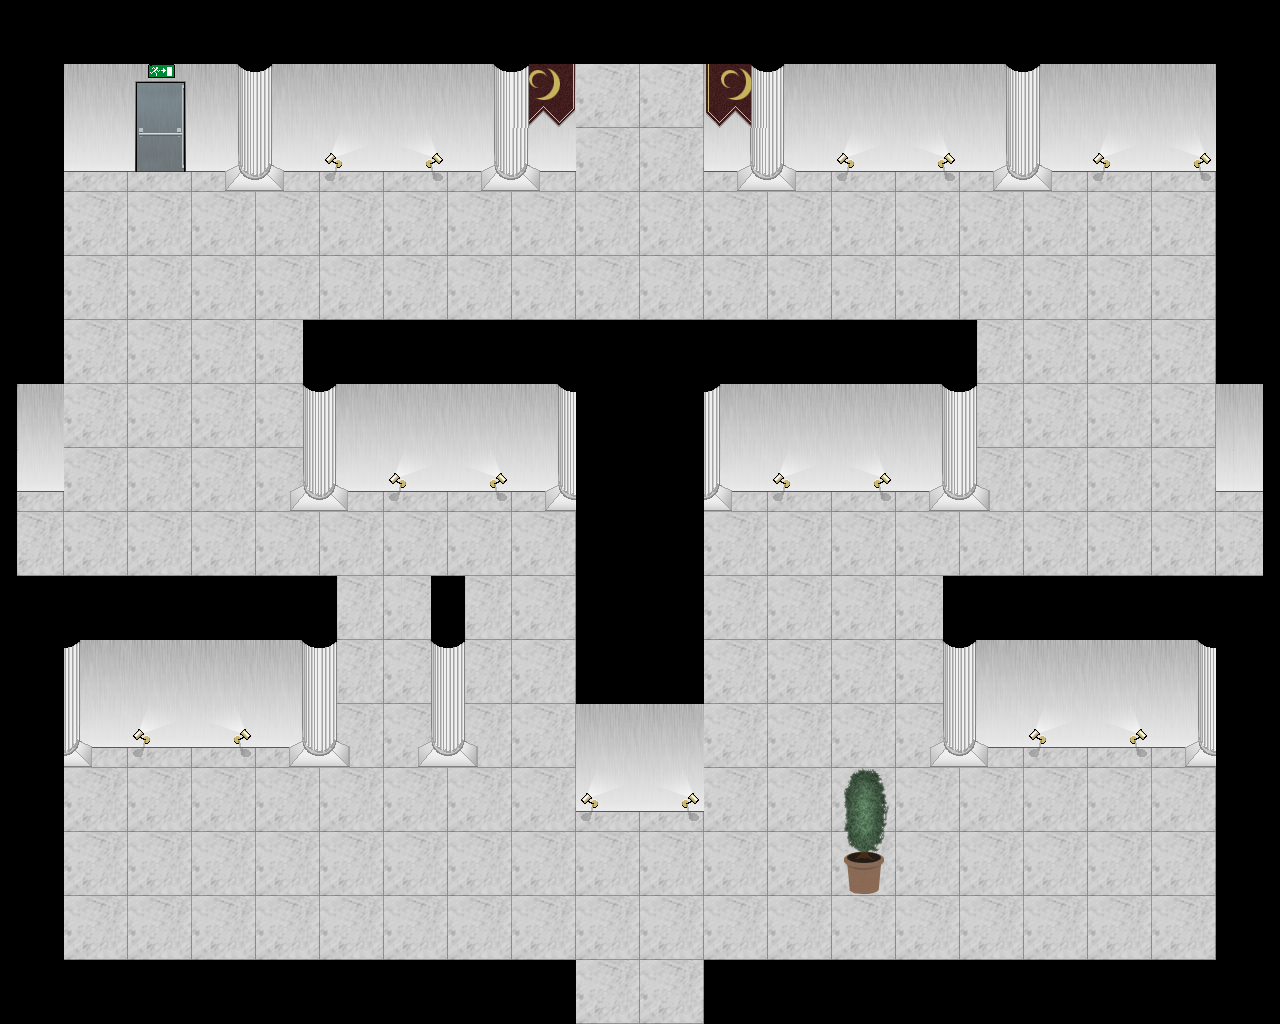

This game map was drawn from its Tiled (.tmx) file and the tilesets committed beside it. A one-line description and the trimmed map source follow:
An orthogonal 20x16 tile map with 64x64 px tiles, 4 tile layers (floor, walls, deco, roof) and 56 objects (28x fixture, 8x art, 5x player, 4x warp, 4x cone, ...).

<map version="1.0" orientation="orthogonal" renderorder="right-up" width="20" height="16" tilewidth="64" tileheight="64" nextobjectid="128">
 <tileset firstgid="1" name="pack4" tilewidth="64" tileheight="64" spacing="2" margin="2" tilecount="49">
  <image source="../packs/pack4.png" width="512" height="512" />
 </tileset>
 <layer name="floor" width="20" height="16">
  <data>[320 cells, 320 non-empty, 9 distinct tile ids]</data>
 </layer>
 <layer name="walls" width="20" height="16">
  <data>[320 cells, 52 non-empty, 7 distinct tile ids]</data>
 </layer>
 <layer name="deco" width="20" height="16">
  <data>[320 cells, 21 non-empty, 7 distinct tile ids]</data>
 </layer>
 <layer name="roof" width="20" height="16">
  <data>[320 cells, 78 non-empty, 10 distinct tile ids]</data>
 </layer>
 <objectgroup color="#00aa00" name="physics">
  <object id="1" name="levelStatics" type="fixture" x="0" y="2" width="576" height="168.5">
   <properties>
    <property name="body" value="level" />
    <property name="filter.maskBits" value="-1" />
    <property name="friction" value="0.8" />
    <property name="restitution" value="0.2" />
   </properties>
  </object>
  <object id="3" name="levelStatics" type="fixture" x="2" y="114" width="62" height="375.334">
   <properties>
    <property name="body" value="level" />
    <property name="filter.maskBits" value="-1" />
    <property name="friction" value="0.8" />
    <property name="restitution" value="0.2" />
   </properties>
  </object>
  <object id="4" name="levelStatics" type="fixture" x="704" y="990" width="571" height="62">
   <properties>
    <property name="body" value="level" />
    <property name="filter.maskBits" value="-1" />
    <property name="friction" value="0.8" />
    <property name="restitution" value="0.2" />
   </properties>
  </object>
  <object id="5" name="levelStatics" type="fixture" x="1216.5" y="575.5" width="59.5" height="446.5">
   <properties>
    <property name="body" value="level" />
    <property name="filter.maskBits" value="-1" />
    <property name="friction" value="0.8" />
    <property name="restitution" value="0.2" />
   </properties>
  </object>
  <object id="7" name="level" type="body" x="-473.879" y="156.485">
   <properties>
    <property name="bodyType" value="StaticBody" />
   </properties>
   <polygon points="0,0 127.273,-109.091 136.364,136.364" />
  </object>
  <object id="8" name="levelStatics" type="fixture" x="46.834" y="721.333" width="32" height="32">
   <properties>
    <property name="body" value="level" />
    <property name="filter.maskBits" value="-1" />
    <property name="friction" value="0.8" />
    <property name="restitution" value="0.2" />
   </properties>
   <ellipse />
  </object>
  <object id="15" name="levelStatics" type="fixture" x="-17.15" y="604" width="353.15" height="143">
   <properties>
    <property name="body" value="level" />
    <property name="filter.maskBits" value="2047" />
    <property name="friction" value="0.8" />
    <property name="restitution" value="0.2" />
   </properties>
  </object>
  <object id="19" name="levelStatics" type="fixture" x="303.333" y="723" width="32" height="32">
   <properties>
    <property name="body" value="level" />
    <property name="filter.maskBits" value="-1" />
    <property name="friction" value="0.8" />
    <property name="restitution" value="0.2" />
   </properties>
   <ellipse />
  </object>
  <object id="49" name="levelStatics" type="fixture" x="944" y="604.167" width="288.242" height="143">
   <properties>
    <property name="body" value="level" />
    <property name="filter.maskBits" value="2047" />
    <property name="friction" value="0.8" />
    <property name="restitution" value="0.2" />
   </properties>
  </object>
  <object id="50" name="levelStatics" type="fixture" x="1199.57" y="723.167" width="32" height="32">
   <properties>
    <property name="body" value="level" />
    <property name="filter.maskBits" value="-1" />
    <property name="friction" value="0.8" />
    <property name="restitution" value="0.2" />
   </properties>
   <ellipse />
  </object>
  <object id="51" name="levelStatics" type="fixture" x="943.076" y="721.5" width="32" height="32">
   <properties>
    <property name="body" value="level" />
    <property name="filter.maskBits" value="-1" />
    <property name="friction" value="0.8" />
    <property name="restitution" value="0.2" />
   </properties>
   <ellipse />
  </object>
  <object id="52" name="levelStatics" type="fixture" x="687.008" y="348.5" width="288.242" height="143">
   <properties>
    <property name="body" value="level" />
    <property name="filter.maskBits" value="2047" />
    <property name="friction" value="0.8" />
    <property name="restitution" value="0.2" />
   </properties>
  </object>
  <object id="53" name="levelStatics" type="fixture" x="686.084" y="465.833" width="32" height="32">
   <properties>
    <property name="body" value="level" />
    <property name="filter.maskBits" value="-1" />
    <property name="friction" value="0.8" />
    <property name="restitution" value="0.2" />
   </properties>
   <ellipse />
  </object>
  <object id="54" name="levelStatics" type="fixture" x="942.578" y="467.5" width="32" height="32">
   <properties>
    <property name="body" value="level" />
    <property name="filter.maskBits" value="-1" />
    <property name="friction" value="0.8" />
    <property name="restitution" value="0.2" />
   </properties>
   <ellipse />
  </object>
  <object id="55" name="levelStatics" type="fixture" x="303.674" y="347.833" width="288.242" height="143">
   <properties>
    <property name="body" value="level" />
    <property name="filter.maskBits" value="2047" />
    <property name="friction" value="0.8" />
    <property name="restitution" value="0.2" />
   </properties>
  </object>
  <object id="56" name="levelStatics" type="fixture" x="302.75" y="465.166" width="32" height="32">
   <properties>
    <property name="body" value="level" />
    <property name="filter.maskBits" value="-1" />
    <property name="friction" value="0.8" />
    <property name="restitution" value="0.2" />
   </properties>
   <ellipse />
  </object>
  <object id="57" name="levelStatics" type="fixture" x="559.244" y="466.833" width="32" height="32">
   <properties>
    <property name="body" value="level" />
    <property name="filter.maskBits" value="-1" />
    <property name="friction" value="0.8" />
    <property name="restitution" value="0.2" />
   </properties>
   <ellipse />
  </object>
  <object id="60" name="levelStatics" type="fixture" x="575.879" y="348" width="128.121" height="463.333">
   <properties>
    <property name="body" value="level" />
    <property name="filter.maskBits" value="2047" />
    <property name="friction" value="0.8" />
    <property name="restitution" value="0.2" />
   </properties>
  </object>
  <object id="61" name="levelStatics" type="fixture" x="1006.67" y="147" width="32" height="32">
   <properties>
    <property name="body" value="level" />
    <property name="filter.maskBits" value="-1" />
    <property name="friction" value="0.8" />
    <property name="restitution" value="0.2" />
   </properties>
   <ellipse />
  </object>
  <object id="62" name="levelStatics" type="fixture" x="750.333" y="146.333" width="32" height="32">
   <properties>
    <property name="body" value="level" />
    <property name="filter.maskBits" value="-1" />
    <property name="friction" value="0.8" />
    <property name="restitution" value="0.2" />
   </properties>
   <ellipse />
  </object>
  </objectgroup>
 <objectgroup color="#ffaaff" name="objects">
  <!-- 27 objects omitted --></objectgroup>
 <objectgroup color="#ffff00" name="lights">
  <!-- 9 objects omitted --></objectgroup>
 <objectgroup color="#ff0000" name="guards">
  <!-- 4 objects omitted --></objectgroup>
</map>
<!-- 36 of 56 objects omitted -->
